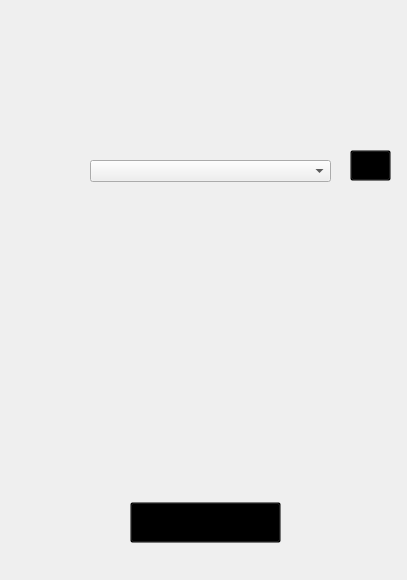
<?xml version="1.0" encoding="UTF-8"?>
<ui version="4.0">
 <class>MainWindow</class>
 <widget class="QMainWindow" name="MainWindow">
  <property name="geometry">
   <rect>
    <x>0</x>
    <y>0</y>
    <width>407</width>
    <height>580</height>
   </rect>
  </property>
  <property name="windowTitle">
   <string>Tamarana</string>
  </property>
  <widget class="QWidget" name="centralwidget">
   <widget class="QLabel" name="label">
    <property name="geometry">
     <rect>
      <x>0</x>
      <y>0</y>
      <width>411</width>
      <height>581</height>
     </rect>
    </property>
    <property name="text">
     <string/>
    </property>
    <property name="pixmap">
     <pixmap>../imagens/tela_tamarana.png</pixmap>
    </property>
    <property name="scaledContents">
     <bool>true</bool>
    </property>
   </widget>
   <widget class="QPushButton" name="Button_atualizar">
    <property name="geometry">
     <rect>
      <x>130</x>
      <y>502</y>
      <width>151</width>
      <height>41</height>
     </rect>
    </property>
    <property name="cursor">
     <cursorShape>PointingHandCursor</cursorShape>
    </property>
    <property name="styleSheet">
     <string notr="true">background-color: rgba(0, 0, 0, 0);</string>
    </property>
    <property name="text">
     <string/>
    </property>
   </widget>
   <widget class="QComboBox" name="comboBox_material">
    <property name="geometry">
     <rect>
      <x>90</x>
      <y>160</y>
      <width>241</width>
      <height>22</height>
     </rect>
    </property>
   </widget>
   <widget class="QPushButton" name="Button_pesquisa">
    <property name="geometry">
     <rect>
      <x>350</x>
      <y>150</y>
      <width>41</width>
      <height>31</height>
     </rect>
    </property>
    <property name="cursor">
     <cursorShape>PointingHandCursor</cursorShape>
    </property>
    <property name="styleSheet">
     <string notr="true">background-color: rgba(0, 0, 0, 0);</string>
    </property>
    <property name="text">
     <string/>
    </property>
   </widget>
   <widget class="QLabel" name="media_3_meses">
    <property name="geometry">
     <rect>
      <x>263</x>
      <y>291</y>
      <width>131</width>
      <height>31</height>
     </rect>
    </property>
    <property name="styleSheet">
     <string notr="true">font: 87 15pt &quot;Segoe UI Black&quot;;</string>
    </property>
    <property name="text">
     <string/>
    </property>
    <property name="alignment">
     <set>Qt::AlignCenter</set>
    </property>
   </widget>
   <widget class="QLabel" name="variacao_porcentual">
    <property name="geometry">
     <rect>
      <x>263</x>
      <y>363</y>
      <width>131</width>
      <height>31</height>
     </rect>
    </property>
    <property name="styleSheet">
     <string notr="true">font: 87 15pt &quot;Segoe UI Black&quot;;</string>
    </property>
    <property name="text">
     <string/>
    </property>
    <property name="alignment">
     <set>Qt::AlignCenter</set>
    </property>
   </widget>
   <widget class="QLabel" name="gatilho">
    <property name="geometry">
     <rect>
      <x>263</x>
      <y>436</y>
      <width>131</width>
      <height>31</height>
     </rect>
    </property>
    <property name="styleSheet">
     <string notr="true">font: 87 8pt &quot;Segoe UI Black&quot;;</string>
    </property>
    <property name="text">
     <string/>
    </property>
    <property name="alignment">
     <set>Qt::AlignCenter</set>
    </property>
   </widget>
   <widget class="QLabel" name="preco_base">
    <property name="geometry">
     <rect>
      <x>263</x>
      <y>219</y>
      <width>131</width>
      <height>31</height>
     </rect>
    </property>
    <property name="styleSheet">
     <string notr="true">font: 87 15pt &quot;Segoe UI Black&quot;;</string>
    </property>
    <property name="text">
     <string/>
    </property>
    <property name="alignment">
     <set>Qt::AlignCenter</set>
    </property>
   </widget>
  </widget>
 </widget>
 <resources/>
 <connections/>
</ui>
